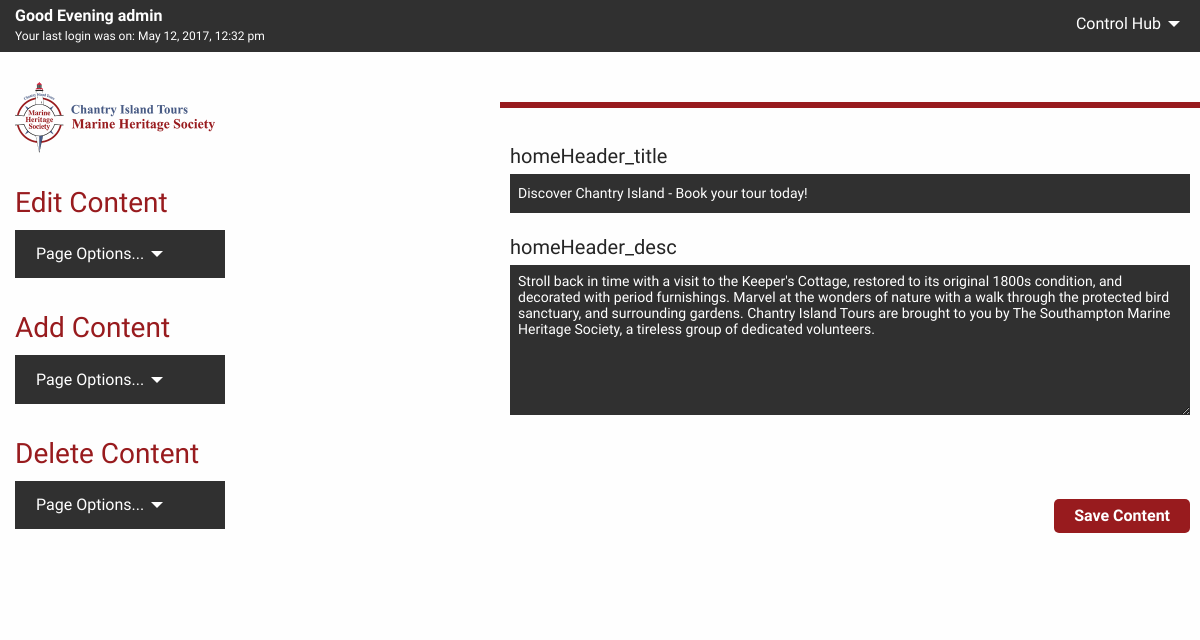
Page /admin/admin_index.php?tbl=tbl_homeHeader&col=homeHeader_id&id=1 (signed in) on the committed database.
### tables this page shows
CREATE TABLE tbl_homeHeader (
  homeHeader_id tinyint(3) unsigned NOT NULL,
  homeHeader_title varchar(100) NOT NULL,
  homeHeader_desc text NOT NULL
);

### admin/phpscripts/read.php (called while the page is built, shortened)
<?php
	function getSingle($tbl, $col, $id) {
		require_once('connect.php');
		$querySingle = "SELECT * FROM {$tbl} WHERE {$col}={$id}";
		$runSingle = mysqli_query($link, $querySingle);
		if($runSingle){
			return $runSingle;
		}else{
			$error =  "There was an error accessing this information.  Please contact your admin.";
			return $error;
		}
	}
?>

### admin/phpscripts/single_edit_form.php (the view, shortened to what this page needs)
<?php
	 function single_edit($tbl,$col,$id) {
	 	$result = getSingle($tbl, $col, $id);
	 	$getResult = mysqli_fetch_array($result);
	 	echo "<form action=\"phpscripts/edit.php\" method=\"post\">";
	 	for($i=0; $i<mysqli_num_fields($result); $i++) {
	 		$dataType = mysqli_fetch_field_direct($result,$i);
	 		$fieldName = $dataType->name;
	 		$fieldType = $dataType->type;
	 		if($fieldName != $col) {
	 			echo "<label class=\"editAllLabel\">{$fieldName}</label>";
	 			if($fieldType != 252) {
	 				if($fieldName != "stats_icon") {
	 					echo "<input class=\"editAllInput\" type=\"text\" name=\"{$fieldName}\" value=\"{$getResult[$i]}\">";
	 				}else{
	 					echo "<input hidden class=\"editAllInput\" type=\"text\" name=\"{$fieldName}\" value=\"{$getResult[$i]}\">";
	 				}
	 			}else{
	 				echo "<textarea class=\"editAlltextarea\" name=\"$fieldName\">{$getResult[$i]}</textarea><br><br>";
	 			}
	 		}
	 	}
	 	echo "<input class=\"editAllSubmit\" type=\"submit\" value=\"Save Content\">";
	 	echo "</form>";
	 }
?>

### admin/css/admin.css (style rules this page uses)
.editAllLabel { color: #252525; font-family: 'Overpass', Arial, Times, Serif; font-weight: 400; font-size: 1.25em; }
.editAllInput { background-color: #303030; border: none; box-shadow: none; color: #fff; font-family: 'Overpass', Arial, Times, Serif; font-weight: 400; font-size: .875em; }
.editAlltextarea { background-color: #303030; border: none; box-shadow: none; color: #fff; font-family: 'Overpass', Arial, Times, Serif; font-weight: 400; font-size: .875em; height: 150px; }
.editAllSubmit { border: none; color: #fff; font-family: 'Overpass', Arial, Times, Serif; font-weight: 700; font-size: 1em; background-color: #981b1e; padding: 8px 20px; border-radius: 5px; cursor: pointer; transition: .3s ease-in-out all; margin-top: 20px; float: right; }

### rows in the picture
tbl_homeheader: homeHeader_title "Discover Chantry Island - Book your tour today!", homeHeader_desc "Stroll back in time with a visit to the Keeper's Cottage, restored to its original 1800s condition, and decorated with period furnishings. Marvel at the wonders of nature with a walk through the protected bird sanctuary, and surrounding gardens. Chantry Island Tours are brought to you by The Southampton Marine Heritage Society, a tireless group of dedicated volunteers."

### other values in the picture
$_SESSION['users_name'] "admin"
$_SESSION['users_lastlogin'] "May 12, 2017, 12:32 pm"
$fieldName "homeHeader_title"
$fieldName "homeHeader_desc"
